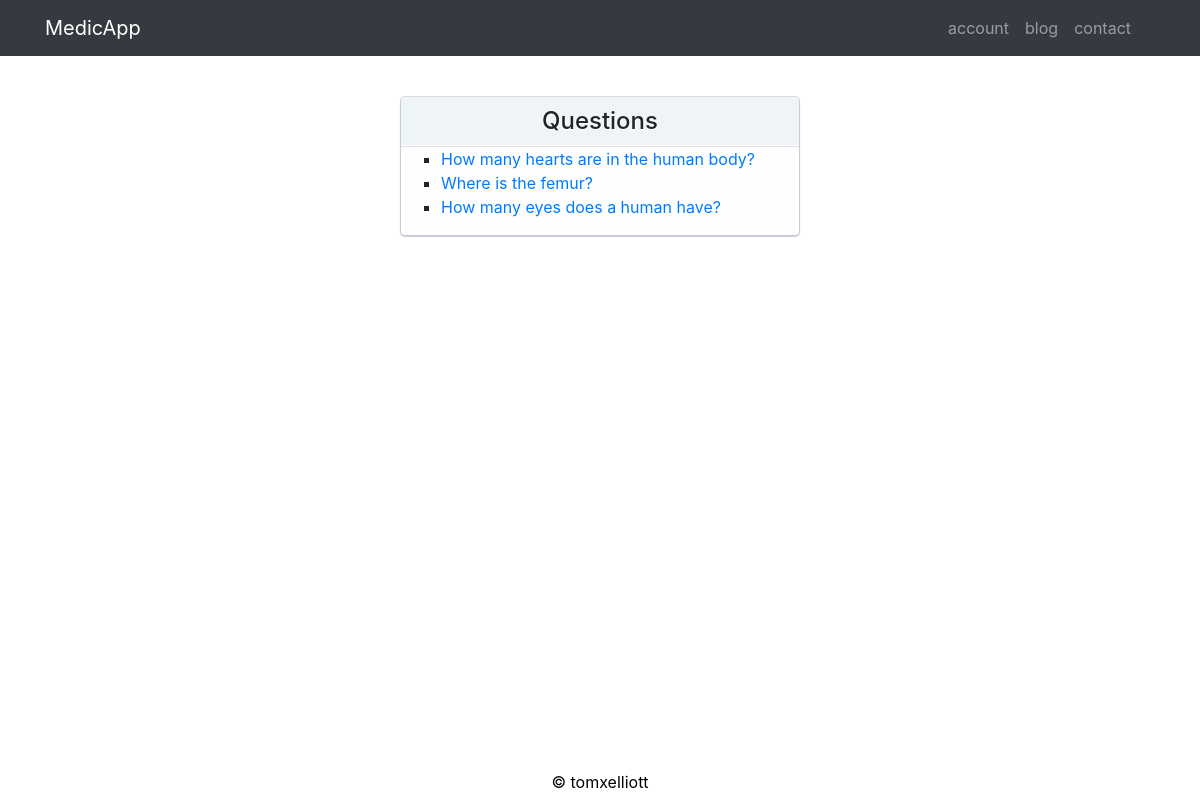
Screenshot of /quiz/1/question/ with the database file from the repository.
### quiz/models.py (models this page shows, shortened)
class Question(models.Model):
    topic = models.ForeignKey(Topic, on_delete=models.CASCADE)
    question_text = models.CharField(max_length=400)

### quiz/views.py (the view)
# urls.py: url(r'^(?P<topic_id>[0-9]+)/question/$', views.question, name='question'),
def question(request, topic_id):
    question_list = Question.objects.filter(topic=topic_id).order_by('pk')
    template = loader.get_template('quiz/question.html')
    context = {
        'question_list': question_list,
    }
    return HttpResponse(template.render(context, request))

### quiz/templates/quiz/question.html (shortened to what this page needs)
{% load static %}
    <link href="{% static 'quiz/vendor/bootstrap/css/bootstrap.min.css' %}" rel="stylesheet">
<link rel="stylesheet" type="text/css" href="{% static 'quiz/style.css' %}" />
<body>
    <nav class="navbar navbar-expand-lg navbar-dark bg-dark fixed-top">
      <div class="container">
        <a class="navbar-brand" href="{% url 'quiz:index' %}">MedicApp</a>
        <div class="collapse navbar-collapse" id="navbarResponsive">
          <ul class="navbar-nav ml-auto">
            <li class="nav-item">
              <a class="nav-link js-scroll-trigger" href="">account</a>
            </li>
            <li class="nav-item">
              <a class="nav-link js-scroll-trigger" href="">blog</a>
            </li>
            <li class="nav-item">
              <a class="nav-link js-scroll-trigger" href="">contact</a>
            </li>
            <div class="dropdown">
            <li class="nav-item">
              <a class="nav-link js-scroll-trigger" href=""><img id="user-img" src=""></a>
            </li>
            </div>
          </ul>
        </div>
      </div>
    </nav>
<div id="container">
<h1>Questions</h1>
{% if question_list %}
    <ul>
    {% for question in question_list %}
        <li type="square"><a href="{% url 'quiz:detail' question.id %}">{{ question.question_text }}</a></li>
    {% endfor %}
    </ul>
{% else %}
    <p>No Questions are available.</p>
{% endif %}
</div>
<footer><a href="https://www.github.com/tomxelliott">&copy; tomxelliott</a></footer>
</body>

### quiz/static/quiz/style.css (style rules this page uses)
body { margin-bottom:50px; }
#container { width:400px; padding:0px; background:#fefefe; margin:40 auto; border:1px solid #c4cddb; border-top-color:#d3dbde; border-bottom-color:#bfc9dc; box-shadow:0 1px 1px #ccc; border-radius:5px; position:relative; }
h1 { margin:0; padding:10px 0; font-size:24px; text-align:center; background:#eff4f7; border-bottom:1px solid #dde0e7; box-shadow:0 -1px 0 #fff inset; border-radius:5px 5px 0 0; text-shadow:1px 1px 0 #fff; }
footer { position: fixed; height: 30px; bottom: 0px; left: 0px; right: 0px; margin-bottom: 0px; text-align: center; }
footer a { color: black; text-decoration: none; }

### quiz/templates/quiz/question.html (style rules this page uses)
body { padding-top: 54px; }
@media (min-width: 992px) { body { padding-top: 56px; } }

### rows the page displays
Question: question_text "How many hearts are in the human body?"
Question: question_text "Where is the femur?"
Question: question_text "How many eyes does a human have?"
